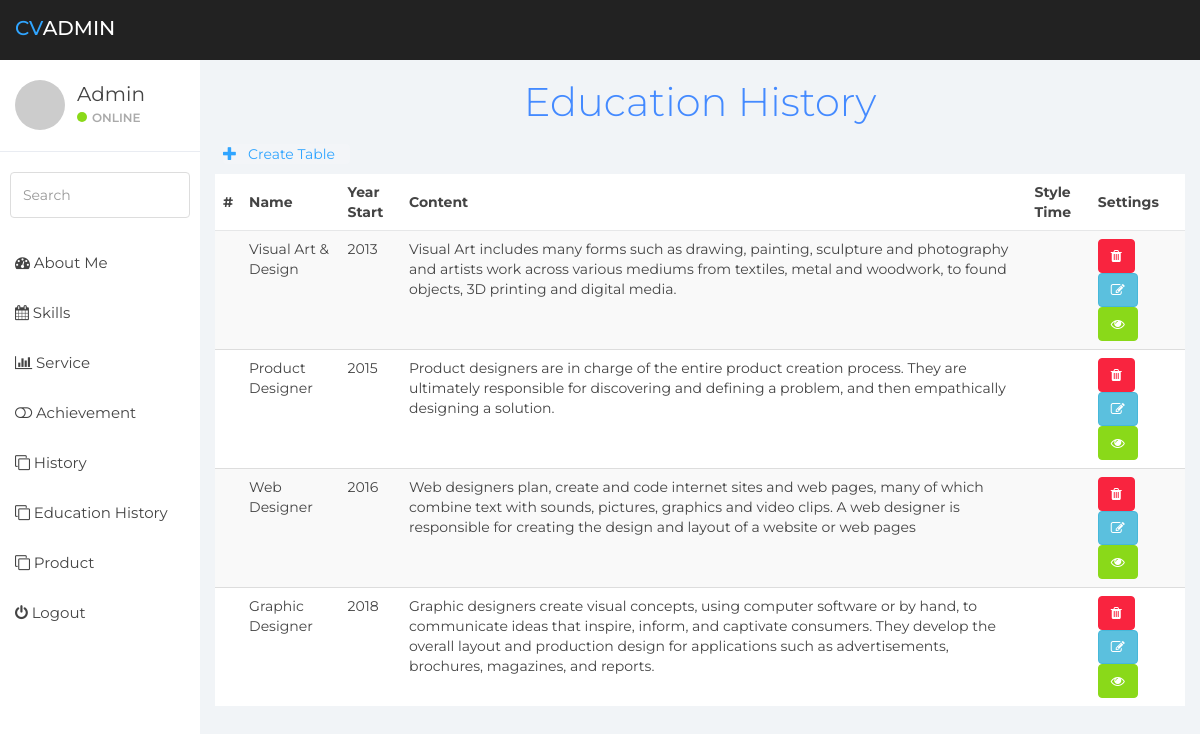
Before: /adminpage/adminEduHistory.php with the older database file.
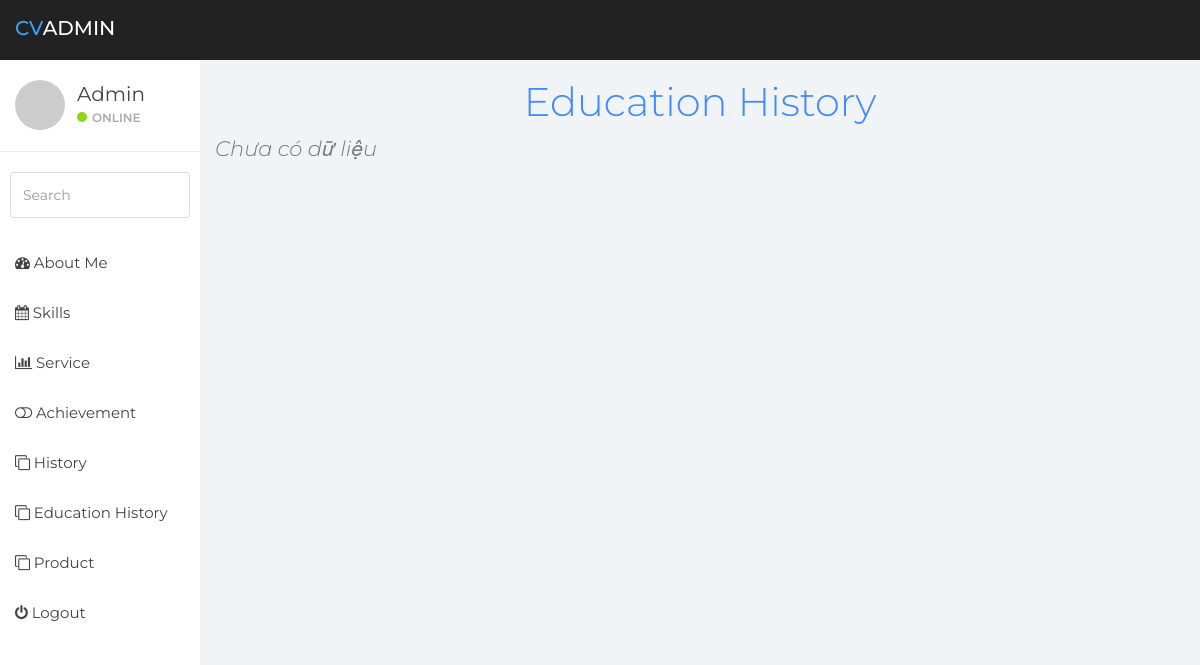
After: the same page with the newer database file.
### tables this page shows
create table education_history
(
	educationId int primary key AUTO_INCREMENT,
    name varchar(30) not null,
	content varchar(999) not null,
	year_start int not null,
	course_time varchar(10) not null,
	userId int,
	foreign key (userId) references users(userId)
);

### adminpage/adminEduHistory.php (the view, shortened to what this page needs)
<!DOCTYPE html>
<html>
<head>
    <link href="../resources/admin/css/bootstrap.min.css" rel="stylesheet">
    <link href="../resources/admin/css/font-awesome.min.css" rel="stylesheet">
    <link href="../resources/admin/css/datepicker3.css" rel="stylesheet">
    <link href="../resources/admin/css/styles.css" rel="stylesheet">
</head>
<body>
    <nav class="navbar navbar-custom navbar-fixed-top" role="navigation">
        <div class="container-fluid">
            <div class="navbar-header">
                   <a class="navbar-brand" href="#"><span>CV</span>Admin</a>
            </div>
        </div>
    </nav>
    <div id="sidebar-collapse" class="col-sm-3 col-lg-2 sidebar">
        <div class="profile-sidebar">
            <div class="profile-userpic">
                <img src="http://placehold.it/50/30a5ff/fff" class="img-responsive" alt="">
            </div>
            <div class="profile-usertitle">
               <div class="profile-usertitle-name">Admin</div>
                <div class="profile-usertitle-status"><span class="indicator label-success"></span>Online</div>
            </div>
        </div>
        <form role="search">
            <div class="form-group">
                <input type="text" id="myInput" onkeyup="myFunction()" class="form-control" placeholder="Search">
            </div>
        </form>
        <ul class="nav menu">
            <li><a href="adminAbout.php"><em class="fa fa-dashboard">&nbsp;</em>About Me</a></li>
            <li><a href="adminSkills.php"><em class="fa fa-calendar">&nbsp;</em>Skills</a></li>
            <li><a href="adminService.php"><em class="fa fa-bar-chart">&nbsp;</em>Service</a></li>
            <li><a href="adminAchievement.php"><em class="fa fa-toggle-off">&nbsp;</em>Achievement</a></li>
            <li><a href="adminHistory.php"><em class="fa fa-clone">&nbsp;</em>History</a></li>
            <li><a href="adminEduHistory.php"><em class="fa fa-clone">&nbsp;</em>Education History</a></li>
            <li><a href="adminProduct.php"><em class="fa fa-clone">&nbsp;</em>Product</a></li>
            <li><a href="../home.php"><em class="fa fa-power-off">&nbsp;</em>Logout</a></li>
        </ul>
    </div>
    <div class="col-sm-9 col-sm-offset-3 col-lg-10 col-lg-offset-2 main">
        <h1 style="color: #448aff;text-align: center;">Education History</h1>
     <?php
        require_once "../database/connect.php";
        $sql = "SELECT * FROM education_history";
         if($result = mysqli_query($conn, $sql)){
            if(mysqli_num_rows($result) > 0){
            echo "<table class='table table-striped'>";
                echo "<div class='dropdown'>";
                    echo "<a class='btn-top' style='margin-right: 15px;text-align: right' href='/CV_Project/CRUD/education_history/create_educationT.php' class='btn btn-primary btn-success'> <span class='glyphicon glyphicon-plus'></span> &nbsp Create Table</a>";
                echo "</div>";
                echo "<thead>";
                    echo "<tr class='row-name'>";
                        echo "<th>#</th>";
                        echo "<th>Name</th>";
                        echo "<th>Year Start</th>";
                        echo "<th>Content</th>";
                        echo "<th>Style Time</th>";
                        echo "<th>Settings</th>";
                    echo "</tr>";
                echo "</thead>";
                echo "<tbody id='myTable'>";
                while($row = mysqli_fetch_array($result)){
                    echo "<tr class='ow-content'>";
                        echo "<td>". $row['id'] ."</td>";
                        echo "<td>". $row['name'] ."</td>";
                        echo "<td>". $row['year_start'] ."</td>";
                        echo "<td>". $row['content'] ."</td>";
                        echo "<td>". $row['style_time'] ."</td>";
                        echo "<td>";
                            echo "<a class='btn btn-danger edit' href='/CV_Project/CRUD/education_history/delete_educationT.php?id=".$row['id']."' aria-label='Settings'>
                               <i class='fa fa-trash' aria-hidden='true '></i></a>";
                            echo "<a class='btn btn-info edit ' href='/CV_Project/CRUD/education_history/edit_educationT.php?id=".$row['id']."' aria-label='Settings'>
                                <i class='fa fa-pencil-square-o ' aria-hidden='true '></i></a> ";
                            echo "<a class='btn btn-success edit ' href='/CV_Project/CRUD/education_history/read_educationT.php?id=".$row['id']."' aria-label='Settings'>
                                <i class='fa fa-eye' aria-hidden='true '></i></a> ";
                        echo "</td>";
                    echo "</tr>";
                }
                echo "</tbody>";
            echo "</table>";
                } else{
                    echo "<p class='lead'><em>Chưa có dữ liệu</em></p>";
                }
            } else{
            echo "Lỗi xảy ra $sql. " . mysqli_error($conn);
        }
    ?>
    </div>
</body>
</html>

Changed rows visible on the page:
removed education_history: name "Visual Art & Design", year_start "2013", content "Visual Art includes many forms such as drawing, painting, sculpture and photography and artists work across various mediums from textiles, metal and woodwork, to found objects, 3D printing and digital media."
removed education_history: name "Product Designer", year_start "2015", content "Product designers are in charge of the entire product creation process. They are ultimately responsible for discovering and defining a problem, and then empathically designing a solution."
removed education_history: name "Web Designer", year_start "2016", content "Web designers plan, create and code internet sites and web pages, many of which combine text with sounds, pictures, graphics and video clips. A web designer is responsible for creating the design and layout of a website or web pages"
removed education_history: name "Graphic Designer", year_start "2018", content "Graphic designers create visual concepts, using computer software or by hand, to communicate ideas that inspire, inform, and captivate consumers. They develop the overall layout and production design for applications such as advertisements, brochures, magazines, and reports."
Other visible differences:
text no longer shown: "Create Table # Name Year Start Content Style Time Settings"
text now shown: "Chưa có dữ liệu"
